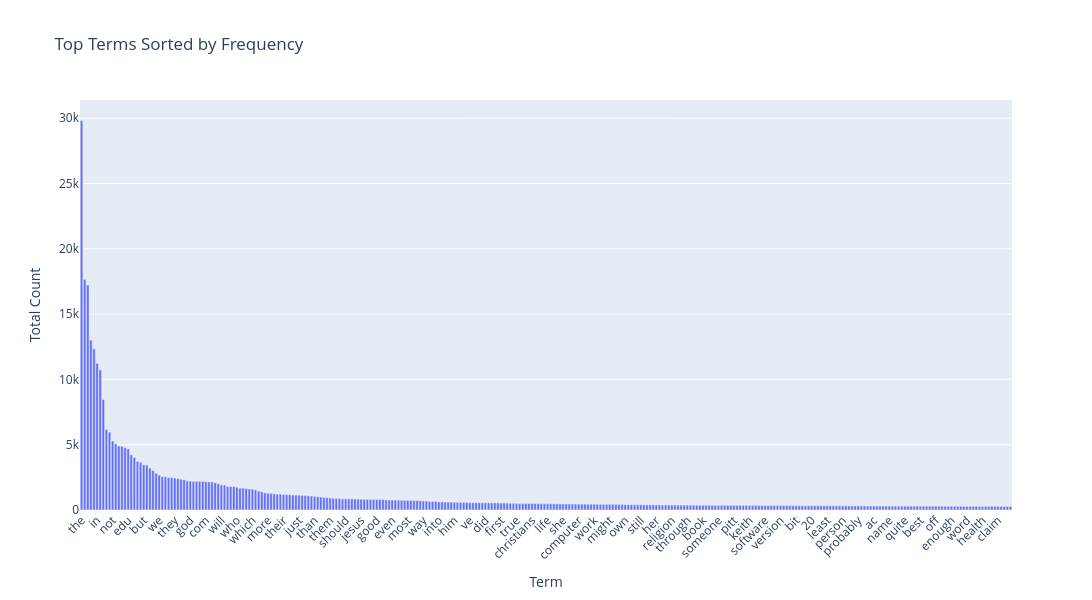

Notebook code for this chart:
### Markdown cell above
### >>> **Exercise 14 (take home):** 
Additionally, you can attempt to sort the terms on the `x-axis` by frequency instead of in alphabetical order. This way the visualization is more meaninfgul and you will be able to observe the so called [long tail](https://en.wikipedia.org/wiki/Long_tail) (get familiar with this term since it will appear a lot in data mining and other statistics courses). see picture below

![alt txt](https://upload.wikimedia.org/wikipedia/commons/thumb/8/8a/Long_tail.svg/1000px-Long_tail.svg.png)

### Code cell
# Answer here

term_frequencies = np.asarray(X_counts.sum(axis=0))[0]
terms = count_vect.get_feature_names_out()

# Build DataFrame
df = pd.DataFrame({"Term": terms, "Frequency": term_frequencies})

# Sort by frequency (descending)
df_sorted = df.sort_values(by="Frequency", ascending=False)

# Pick top 300
df_top = df_sorted.head(300)

# Plot
fig = px.bar(df_top, x="Term", y="Frequency", 
             title="Top Terms Sorted by Frequency",
             labels={"Frequency": "Total Count"})
fig.update_layout(xaxis_tickangle=-45, height=600, width=1200)
fig.show()

### Figure 1 — Plotly figure (JSON) as saved in the notebook; plotly's stock layout.template omitted (floating-point values rounded to 4 significant figures; data arrays with more than 128 entries replaced by an {"elided": "..."} marker saying what was removed)
{"data": [{"hovertemplate": "Term=%{x}<br>Total Count=%{y}<extra></extra>", "legendgroup": "", "marker": {"color": "#636efa", "pattern": {"shape": ""}}, "name": "", "orientation": "v", "showlegend": false, "textposition": "auto", "type": "bar", "x": {"elided": "300 str values"}, "xaxis": "x", "y": {"elided": "300 int values"}, "yaxis": "y"}], "layout": {"barmode": "relative", "height": 600, "legend": {"tracegroupgap": 0}, "title": {"text": "Top Terms Sorted by Frequency"}, "width": 1200, "xaxis": {"anchor": "y", "domain": [0, 1], "tickangle": -45, "title": {"text": "Term"}}, "yaxis": {"anchor": "x", "domain": [0, 1], "title": {"text": "Total Count"}}}}
